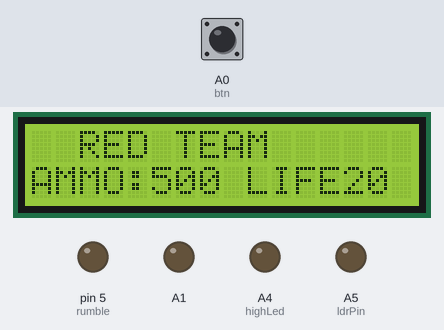
This sketch was run on a simulated Arduino Uno, built with avr-gcc and run on an emulated ATmega328P. Shown: 16×2 character LCD, output pins drawn as LEDs (lit = HIGH). Dashed ring = blinking. Inputs (shaded band) come from the test bench; at power-on: A0 (btn) HIGH. What the sketch prints to the serial monitor is not drawn.

Above: at 1.2 s.
1.3 s: A0 (btn) pulled LOW for 1 s
At 1.47 s:
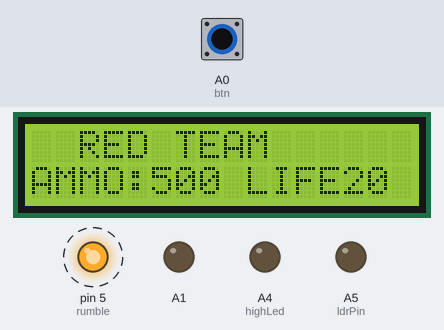
3.8 s: A0 (btn) pulled LOW for 0.15 s
At 4.6 s:
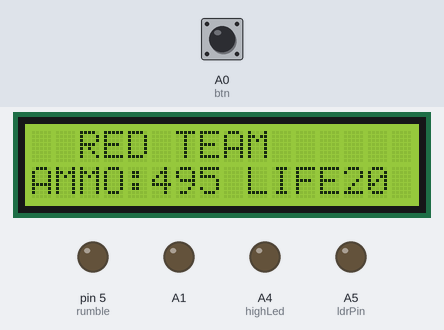
5.6 s: A0 (btn) pulled LOW for 0.15 s
At 7.1 s:
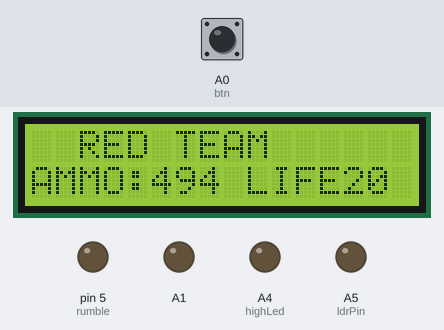
7.4 s: A0 (btn) pulled LOW for 1 s
At 9.4 s:
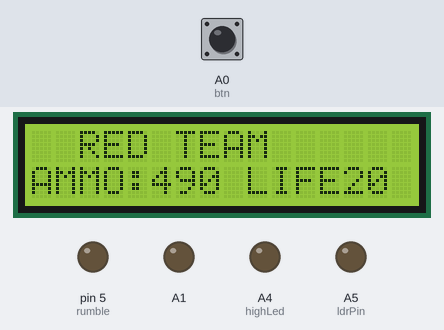
Timing chart, 0 to 10.9 s (numbered marks = the images above; inputs shaded):
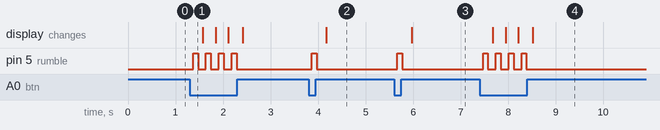

The sketch:

lstgrbrt.ino
```cpp
//LASER TAG MARK 5
/*CONNECTIONS
   TRIGGER A0
   Receive pin 2
   Transmit pin 3
   Buzzer A1
*/

/*LCD DISPLAY
  Rs pin 13
  Enable pin 12
  D4 pin 7
  D5 pin 8
  D6 pin 9
  D7 pin 10
  R/W to GND
  led+&- to +5V and ground
*/

#include <IRLib.h>
#include <LiquidCrystal.h>
#define ldrPin A2
#define highLed A4
#define btn A0
#define flashBtn A3
#define ldrPin A5
#define timeForFlash 2000
#define timeFlashed 4000
#define ldrThreshold 200
#define buzz A1
#define estimate -4
int rumble_time = 0;
int RECV_PIN = 2;
int flag = 0;
int btncnt = 0; //no. of bullets
int read2 = 0;
long time = 0;
int read;
int disableSend = 0;
long l = 0;
LiquidCrystal lcd(12, 11, 7, 8, 9, 10);
long debounce = 200;
int dth = 0;
int led = 1;
long t1 = 0;
int t3 = 0;
int rumble = 5;
int flag1 = 0;
int oldValue = 0;
int ttime = 0;

IRrecv My_Receiver(RECV_PIN);
IRsend My_Sender;

IRdecode My_Decoder;
unsigned int Buffer[RAWBUF];
void setup()
{
  Serial.begin(9600);
  //Flashang
  pinMode(flashBtn, INPUT); //flash button
  pinMode(highLed, OUTPUT); //flash led
  pinMode(ldrPin, OUTPUT); //
  pinMode(flashBtn, LOW);
  digitalWrite(flashBtn, HIGH);
  digitalWrite(highLed, LOW);

  //LCD
  lcd.begin(16, 2);

  //Rumble
  pinMode(rumble, OUTPUT);
  digitalWrite(rumble, LOW);

  //trigger
  pinMode(btn, INPUT);
  pinMode(A1, OUTPUT);
  digitalWrite(A1, LOW);
  digitalWrite(btn, HIGH);
  oldValue = analogRead(ldrPin);
  My_Receiver.enableIRIn(); // Start the receiver
  My_Decoder.UseExtnBuf(Buffer);
}

void checkForInput() {
  if (My_Receiver.GetResults(&My_Decoder)) {
    My_Decoder.decode();
    TIMSK2 = 0;
    //Value
          Serial.println("inside receiver loop");
      Serial.println(My_Decoder.value, HEX);
    if (My_Decoder.value == 3021 && dth <= 20)
    {
      dth++;
      digitalWrite(A1, HIGH);
      delay(200);           //500 se change kiya
      digitalWrite(A1, LOW);
      Serial.println("inside receiver loop");
      Serial.println(My_Decoder.value, HEX);
      delay(100);
    }
    My_Receiver.resume();
    My_Receiver.enableIRIn();
    //  My_Receiver.resume();
  }
}

void loop()
{
  if (dth < 20)
  {
    lcd.setCursor(2, 0);
    lcd.print("RED TEAM");
    lcd.setCursor(0, 1);
    lcd.print("AMMO:");
    lcd.setCursor(5, 1);
    if ((500 - btncnt) >= 10)
    {
      lcd.print((500 - btncnt));
    }
    else if ((500 - btncnt) < 10)
    { lcd.print("0");
      lcd.setCursor(6, 1);
      lcd.print((500 - btncnt));
    }
    lcd.setCursor(9, 1);
    lcd.print("LIFE:");
    lcd.setCursor(13, 1);
    if ((20 - dth) >= 10)
    {
      lcd.print((20 - dth));
    }
    else if ((20 - dth) < 10)
    {
      lcd.print("0");
      lcd.setCursor(14, 1);
      lcd.print((20 - dth));
    }
  }
  if (dth >= 20)
  {
    flag1 == 1;
  }

  /*FLASH
    int newValue=analogRead(A5);
    //Serial.println(newValue);
    int diff=newValue-oldValue;
    //Serial.print(diff);Serial.print("  ");
    Serial.println(newValue);
    oldValue=newValue;
    if(diff<=estimate)
    Serial.println("change detected");
    delay(200);*/


  read = digitalRead(btn);
  if (read == LOW && millis() - time > debounce)
  {
    //if(!disableSend)
    if (btncnt < 500)
    {
      Serial.println("send loop");
      My_Sender.send(RC5, 0xbcb, 20); //data to be sent
      digitalWrite(rumble, HIGH);
      rumble_time = millis();
      btncnt++;
    }
    My_Receiver.enableIRIn();
    checkForInput();
    My_Receiver.enableIRIn();
    time = millis();
    if (flag1 == 1)
    { lcd.clear();
      lcd.setCursor(2,0);
      lcd.print("GAME OVER!!!");
    }
  }
  checkForInput();
  ttime = millis() - rumble_time;

  //Serial.println(ttime);
  if ((ttime) > 100)
  {
    digitalWrite(rumble, LOW);
  }

}
```

Measured:
- after the input at 1.3 s, pin 5 (rumble): alternates HIGH for 0.10 s and LOW for 0.17 s, 8 changes in all, then stays LOW, starting after 0.07 s
- after the input at 3.8 s, pin 5 (rumble): LOW → HIGH after 0.07 s, → LOW 0.10 s later; the display: changes after 0.37 s (image 2)
- after the input at 5.6 s, pin 5 (rumble): LOW → HIGH after 0.07 s, → LOW 0.10 s later; the display: changes after 0.37 s (image 3)
- after the input at 7.4 s, pin 5 (rumble): alternates HIGH for 0.10 s and LOW for 0.17 s, 8 changes in all, then stays LOW, starting after 0.07 s; the display: first changes after 0.27 s (image 4 shows a later state)
